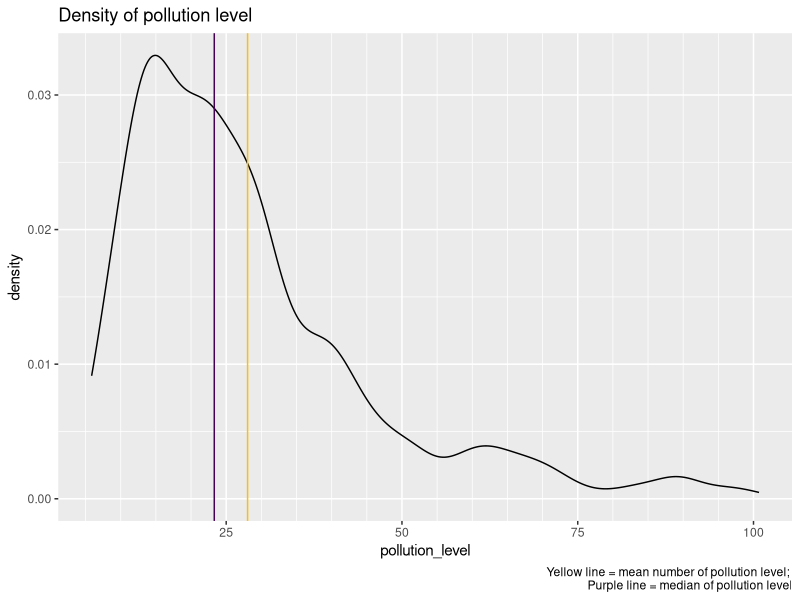
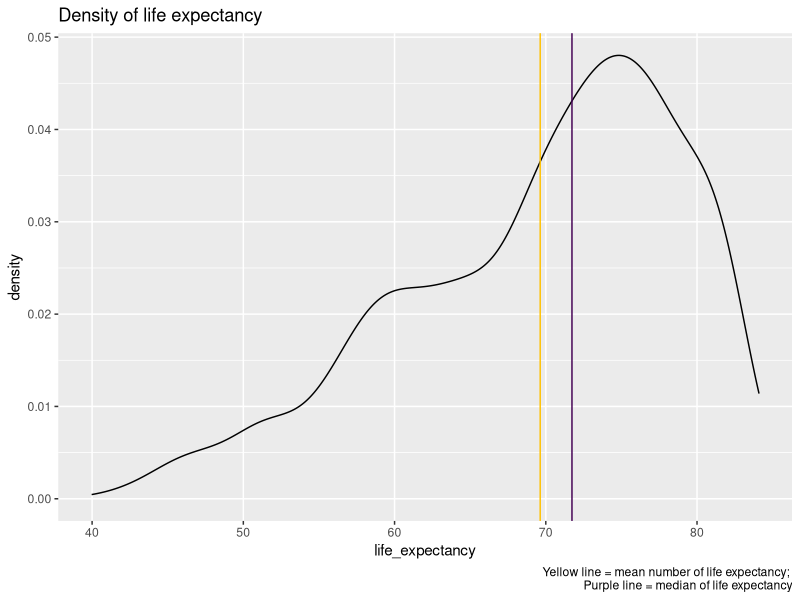
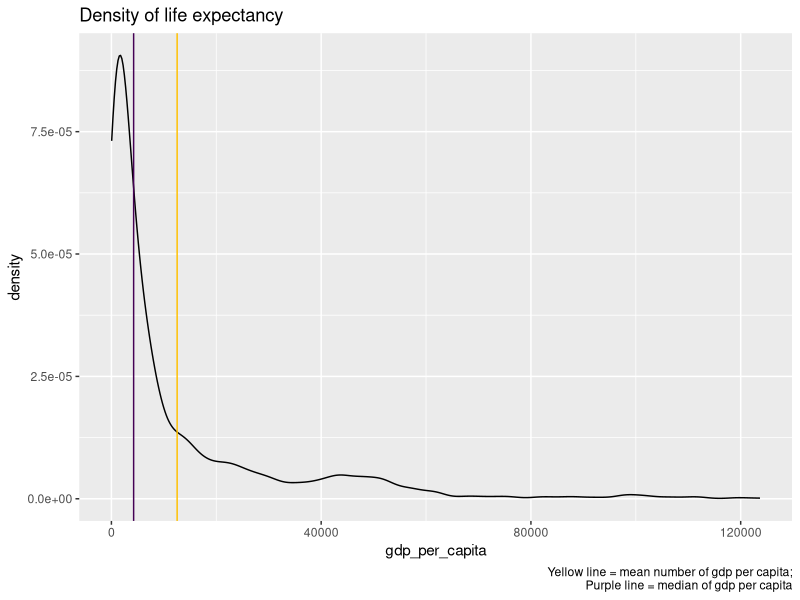
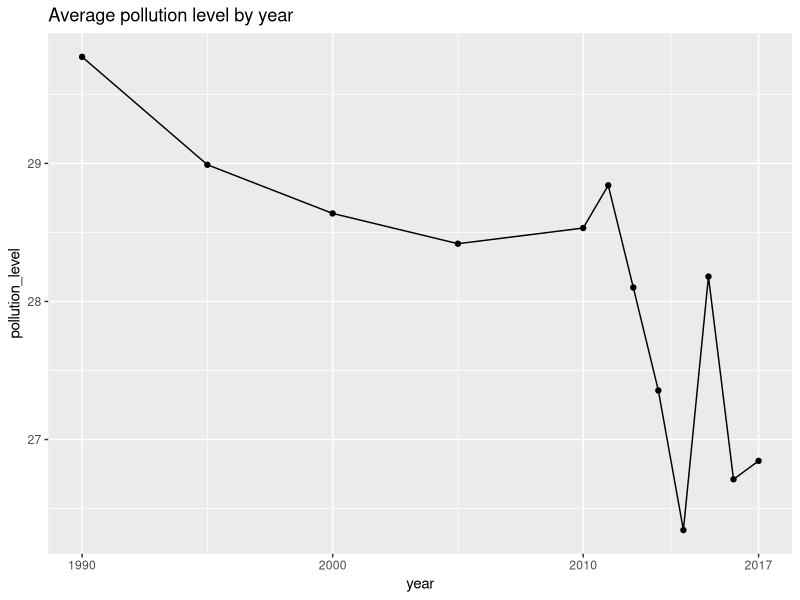
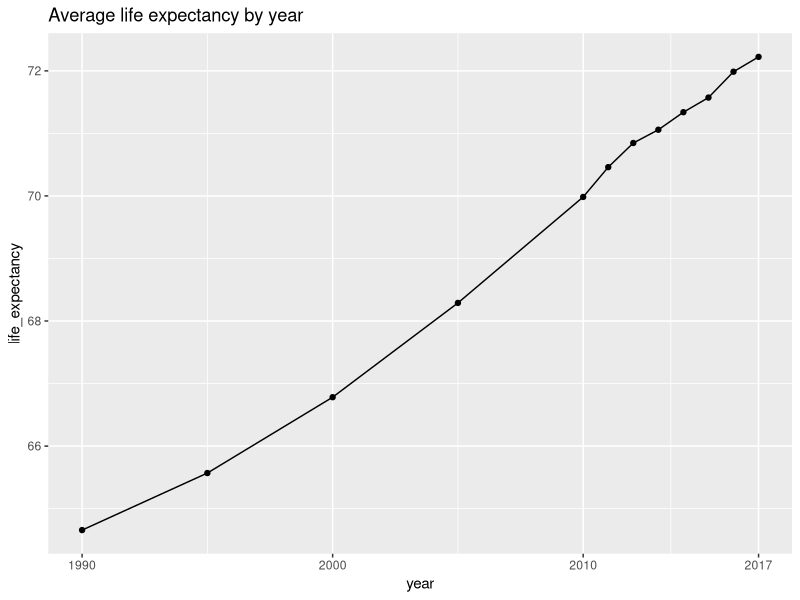
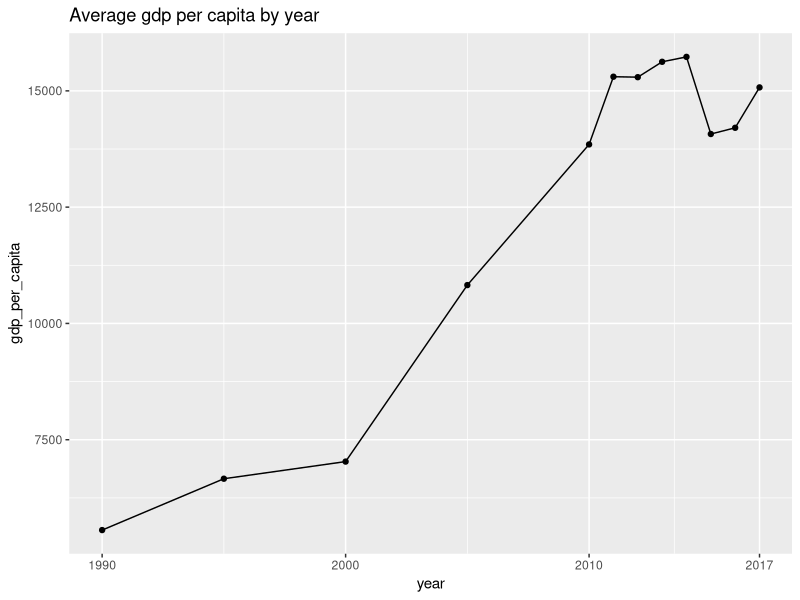

The R source for these figures, in order:
## ---- chunk 1
library(tidyverse)
library(readxl)
library(reshape2)
## ---- chunk 2
# Read data from csv files
life_expectancy <- read.csv("./life_expectancy.csv")
air_pollution <- read.csv("./air_pollution.csv")
gdp_per_capita <- read.csv("./gdp_per_capita.csv")

# Modify data, removing unnecessary variables, and uniforming variable names
air_pollution <- air_pollution %>%
  rename(pollution_level = PM2.5.air.pollution..mean.annual.exposure..micrograms.per.cubic.meter.,
         country_name = Entity,
         country_code = Code,
         year = Year) %>%
  mutate(year = as.numeric(year), pollution_level = as.numeric(pollution_level))

life_expectancy <- life_expectancy %>%
  select(-Series.Name, -Series.Code) %>%
  rename(country_name = Country.Name, 
         country_code = Country.Code) %>%
  melt(id.vars = c("country_name", "country_code"), variable.name = "year") %>%
  rename(life_expectancy = value) %>%
  mutate(year = as.numeric(str_sub(year, 2, 5)), life_expectancy = as.numeric(life_expectancy))

gdp_per_capita <- gdp_per_capita %>%
  select(-Indicator.Name, -Indicator.Code) %>%
  rename(country_name = Country.Name, 
         country_code = Country.Code) %>%
  melt(id.vars = c("country_name", "country_code"), variable.name = "year") %>%
  rename(gdp_per_capita = value) %>%
  mutate(year = as.numeric(str_sub(year, 2, 5)))
## ---- chunk 3
# Merge to one data frame
country_data <- merge(air_pollution, life_expectancy)
country_data <- merge(country_data, gdp_per_capita)

# Clean the data, removing NA entries
country_data_clean <- country_data %>%
  mutate(life_expectancy = ifelse(life_expectancy != "..", life_expectancy, NA)) %>%
  filter(!is.na(life_expectancy), !is.na(gdp_per_capita), !is.na(pollution_level)) 
## ---- chunk 4
country_data_clean %>%
  summarise("Mean pollution level" = mean(pollution_level),
            "Median pollution level" = median(pollution_level),
            "Mean life expectancy" = mean(life_expectancy), 
            "Median life expectancy" = median(life_expectancy),
            "Min pollution level" = min(pollution_level),
            "Max pollution level" = max(pollution_level))
## ---- chunk 5

# Density graphs
country_data_clean %>%
  ggplot() +
  aes(x = pollution_level) + 
  geom_density() + 
  geom_vline(xintercept = mean(country_data_clean$pollution_level), color="#ffc000") +
  geom_vline(xintercept = median(country_data_clean$pollution_level), color="#440154FF") +
  labs(title = "Density of pollution level",
       caption = "Yellow line = mean number of pollution level; 
                  Purple line = median of pollution level") + 
  scale_x_continuous(minor_breaks = seq(0, 100, 5))

country_data_clean %>%
  ggplot() +
  aes(x = life_expectancy) + 
  geom_density() + 
  geom_vline(xintercept = mean(country_data_clean$life_expectancy), color="#ffc000") +
  geom_vline(xintercept = median(country_data_clean$life_expectancy), color="#440154FF") +
  labs(title = "Density of life expectancy",
       caption = "Yellow line = mean number of life expectancy; 
                  Purple line = median of life expectancy") + 
  scale_x_continuous(minor_breaks = seq(30, 100, 10))

country_data_clean %>%
  ggplot() +
  aes(x = gdp_per_capita) + 
  geom_density() + 
  geom_vline(xintercept = mean(country_data_clean$gdp_per_capita), color="#ffc000") +
  geom_vline(xintercept = median(country_data_clean$gdp_per_capita), color="#440154FF") +
  labs(title = "Density of life expectancy",
       caption = "Yellow line = mean number of gdp per capita;
                  Purple line = median of gdp per capita")
## ---- chunk 6
avg_by_year <- country_data_clean %>%
  group_by(year) %>%
  summarise(year = year, pollution_level = mean(pollution_level), life_expectancy = mean(life_expectancy), gdp_per_capita = mean(gdp_per_capita), .groups = 'drop') %>%
  distinct(.keep_all = TRUE)

avg_by_year %>%
  ggplot() +
  aes(x = year, y = pollution_level) +
  geom_line() + 
  geom_point() +
  labs(title = "Average pollution level by year") + 
  scale_x_continuous(breaks= c(1990, 2000, 2010, 2017))

avg_by_year %>%
  ggplot() +
  aes(x = year, y = life_expectancy) +
  geom_line() + 
  geom_point() +
  labs(title = "Average life expectancy by year") + 
  scale_x_continuous(breaks= c(1990, 2000, 2010, 2017))

avg_by_year %>%
  ggplot() +
  aes(x = year, y = gdp_per_capita) +
  geom_line() + 
  geom_point() +
  labs(title = "Average gdp per capita by year") + 
  scale_x_continuous(breaks= c(1990, 2000, 2010, 2017))

## ---- chunk 7
  
